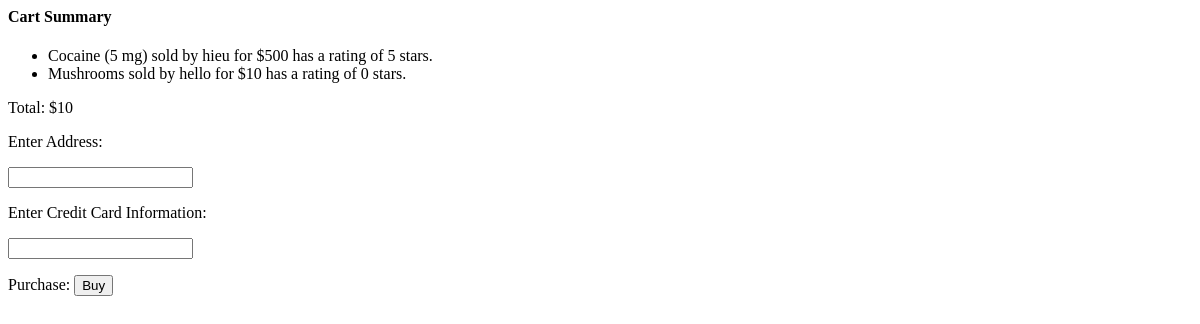
The page /checkout/ on the database as committed earlier.
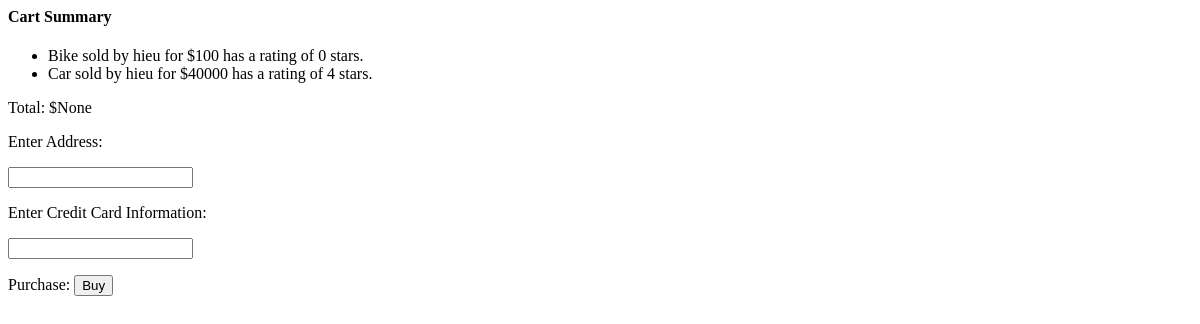
The same page on the database as committed later.
### app/models.py (models this page shows, shortened)
class Item(db.Model):
    __searchable__ = ['itemname']
    id = db.Column(db.Integer, primary_key=True)
    itemname = db.Column(db.String(64))
    seller = db.Column(db.String(64), db.ForeignKey('user.username'))
    price = db.Column(db.Integer)
    rating = db.Column(db.Integer)
    numberofratings = db.Column(db.Integer)
    sumofratings = db.Column(db.Integer)
    img = db.Column(db.Text)
    name = db.Column(db.Text)
    mimetype = db.Column(db.Text)
    reviews = db.relationship('Review')
    def __repr__(self):
        return f'''{self.itemname} sold by {self.seller} for ${self.price} has a rating of {self.rating} stars.'''

### app/routes.py (the view, shortened to what this page needs)
@myapp_obj.route('/checkout/', methods = ["GET", "POST"])
def buyItems():
    return render_template('shipping.html', buyInfo=CheckoutInfo.query.all(), items = Item.query.all(), total_price = (CartItem.query.with_entities(sql.func.sum(CartItem.price))).scalar())

### app/models.py
class SearchForm(FlaskForm):
    searched = StringField("Searched", validators = [DataRequired()])
    submit = SubmitField("Submit")

### app/routes.py (called while the page is built)
@myapp_obj.context_processor
def base():
    form = SearchForm()
    return dict(form = form)

### app/templates/shipping.html (shortened to what this page needs)
<html>
    <body>
        <form action="#" method = "POST">
            <h4> Cart Summary </h4>
		    <ul>
		    {% for item in items %}
		        <li> {{item}} </li>
		    {% endfor %}
		    </ul>
            Total: ${{total_price}}
            <p> Enter Address: </p>
            <p> <input type = "text" name = "address"> </p>
            <p> Enter Credit Card Information: </p>
            <p> <input type = "number" name = "number"> </p>
            <p> Purchase: <input type = submit name = "submit" value = "Buy"> </p>
        </form>
    </body>
</html>

Rows that differ between the two databases and show on the page:
changed Item: itemname+seller+price "Cocaine (5 mg) sold by hieu for $500 has a rating of 5 stars." → "Bike sold by hieu for $100 has a rating of 0 stars."
changed Item: itemname+seller+price "Mushrooms sold by hello for $10 has a rating of 0 stars." → "Car sold by hieu for $40000 has a rating of 4 stars."
Other text that changed with them:
{{ total_price }}: "10" → "None"
